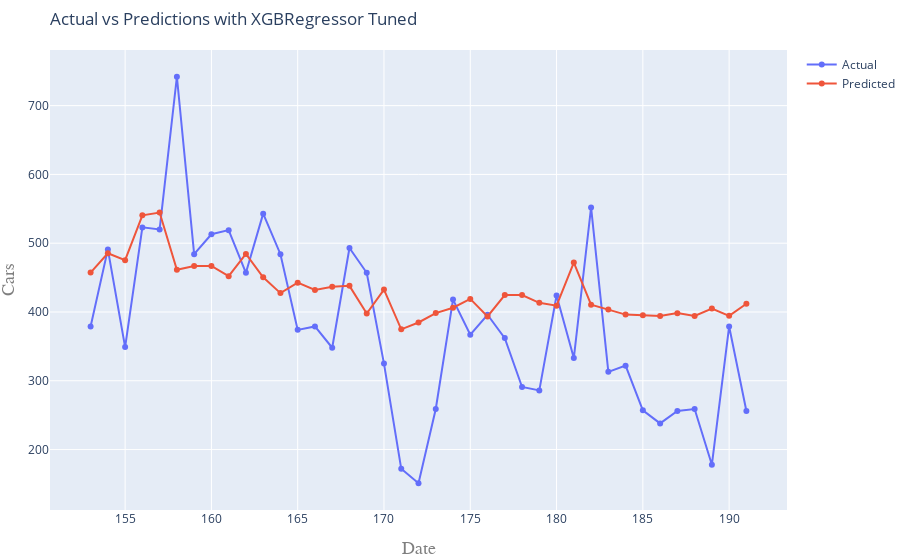

The notebook cell saved with this chart:
### Markdown cell above
#### Tuned Model

### Code cell
# Create the fnal Extreme Gradient Booster with the best estimator
model_tuned = model_grid.best_estimator_

# Fit the regressor to the training data
model_tuned.fit(X_train, y_train)

# Compute and print model score
model_name = model_tuned.__class__.__name__ + ' Tuned'
scoring(model_name, model_tuned, X_train, y_train, X_test, y_test)

### Figure 1 — Plotly figure (JSON) as saved in the notebook; plotly's stock layout.template omitted (floating-point values rounded to 4 significant figures)
{"data": [{"mode": "lines+markers", "name": "Actual", "type": "scatter", "x": [153, 154, 155, 156, 157, 158, 159, 160, 161, 162, 163, 164, 165, 166, 167, 168, 169, 170, 171, 172, 173, 174, 175, 176, 177, 178, 179, 180, 181, 182, 183, 184, 185, 186, 187, 188, 189, 190, 191], "y": [379, 491, 349, 523, 520, 742, 484, 513, 519, 457, 543, 484, 374, 379, 348, 493, 457, 325, 172, 151, 259, 418, 367, 396, 362, 291, 286, 424, 333, 552, 313, 322, 257, 238, 256, 259, 178, 379, 256]}, {"mode": "lines+markers", "name": "Predicted", "type": "scatter", "x": [153, 154, 155, 156, 157, 158, 159, 160, 161, 162, 163, 164, 165, 166, 167, 168, 169, 170, 171, 172, 173, 174, 175, 176, 177, 178, 179, 180, 181, 182, 183, 184, 185, 186, 187, 188, 189, 190, 191], "y": [457.3, 485.3, 475.4, 540.5, 544.5, 461.4, 466.9, 467.0, 452.1, 484.4, 450.5, 427.4, 442.6, 432.1, 436.6, 438.0, 397.7, 432.6, 374.8, 384.7, 398.4, 406.2, 419.1, 393.5, 424.7, 424.7, 413.3, 409.2, 471.9, 410.6, 403.5, 396.2, 395.2, 394.3, 398.3, 394.2, 405.1, 394.5, 412.0]}], "layout": {"margin": {"b": 50, "l": 10, "r": 0, "t": 50}, "title": {"text": "Actual vs Predictions with XGBRegressor Tuned", "x": 0, "xref": "paper"}, "xaxis": {"title": {"font": {"color": "#7f7f7f", "family": "Courier New, monospace", "size": 18}, "text": "Date"}}, "yaxis": {"title": {"font": {"color": "#7f7f7f", "family": "Courier New, monospace", "size": 18}, "text": "Cars"}}}}
